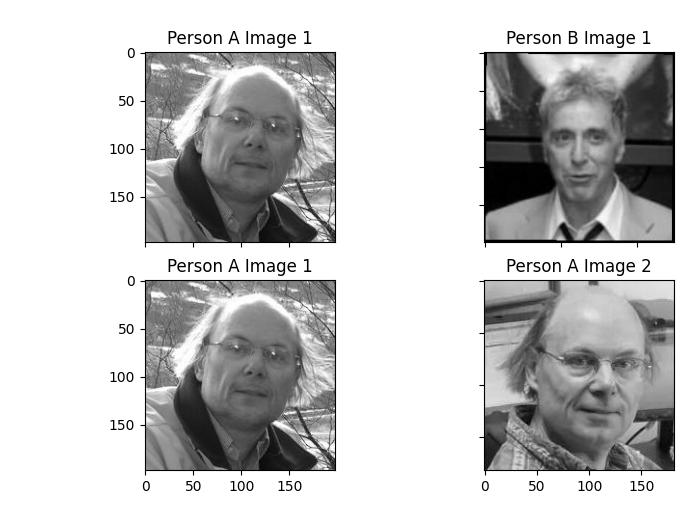
#> input picture docs/classes.png, 687 x 521 px, given in place of Al_Pacino_0001.jpg, which was not available
$ python visualizer.py
#> lines starting #> are read from the running program, lines starting #| are printed output that depends on the picture; pictures that were not available may be replaced by others from this repository, and a replacement may not be noted
import splitfolders as sf
import shutil
import os
import random
import tqdm
from PIL import Image
import matplotlib.pyplot as plt
import matplotlib.image as mpimg
import numpy as np


input_path = "./dataset/lfw2/lfw2/"
bjarne = "./docs/bjarne.jpeg"
person_A_im1 = mpimg.imread(input_path+"Al_Pacino/Al_Pacino_0001.jpg")
#> person_A_im1 is the input picture: shape (521, 687, 3) float32; min 0, max 1, mean 0.775
person_A_im2 = mpimg.imread(input_path+"Al_Pacino/Al_Pacino_0003.jpg")
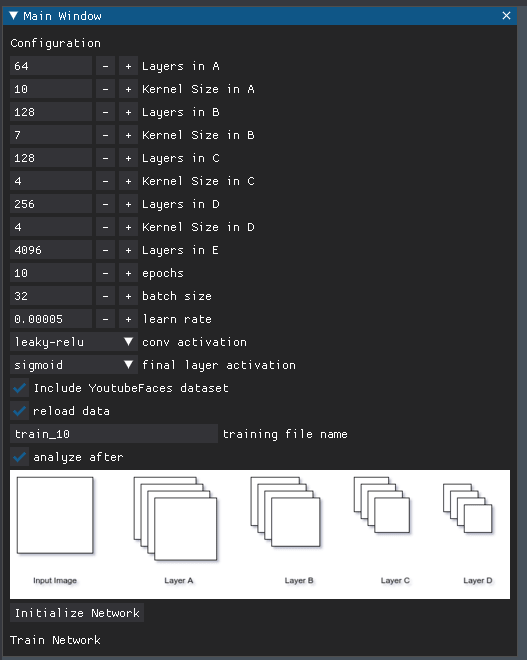
#> input picture docs/gui_1.png, 527 x 660 px, given in place of Al_Pacino_0003.jpg, which was not available
#> person_A_im2 is the input picture: shape (660, 527, 3) float32; mean R, G, B 0.318, 0.326, 0.336
person_B_im1 = mpimg.imread(input_path+"Aitor_Gonzalez/Aitor_Gonzalez_0001.jpg")
# person_B_im2 = mpimg.imread(input_path+"Aitor_Gonzalez/Aitor_Gonzalez_0002.jpg")
person_B_im2 = mpimg.imread(bjarne)
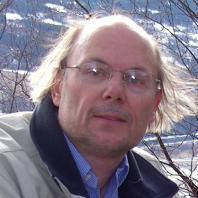
#> input picture docs/bjarne.jpeg, 198 x 198 px
#> person_B_im2 is the input picture: shape (198, 198, 3); mean R, G, B 134.1, 123.1, 136.7

image_2 = Image.open("./docs/bjarne_.jpg").convert("L")
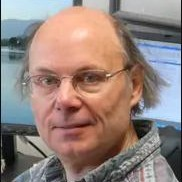
#> input picture docs/bjarne_.jpg, 182 x 182 px
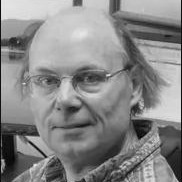
#> image_2: PIL image 182x182 L; min 1, max 234, mean 136
image_2 = image_2.transpose(Image.FLIP_LEFT_RIGHT)
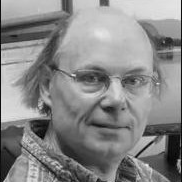
#> image_2: PIL image 182x182 L; min 1, max 234, mean 136
image = Image.open(bjarne).convert("L")
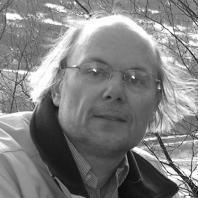
#> image: PIL image 198x198 L; min 6, max 255, mean 127.9
image_2.resize((105,105))
image.resize((105,105))
arr2 = np.asarray(image_2)
arr1 = np.asarray(image)

# plt.imshow(person_A_im2)

fig, axs = plt.subplots(2, 2)
axs[0, 0].imshow(arr1, cmap="gray", vmin=0, vmax=255)
axs[0, 0].set_title('Person A Image 1')
axs[0, 1].imshow(person_A_im1, cmap="gray", vmin=0, vmax=255)
axs[0, 1].set_title('Person B Image 1')
axs[1, 0].imshow(arr1, cmap="gray", vmin=0, vmax=255)
axs[1, 0].set_title('Person A Image 1')
axs[1, 1].imshow(arr2, cmap="gray", vmin=0, vmax=255)
axs[1, 1].set_title('Person A Image 2')
# for ax in axs.flat:
    # ax.set(xlabel='x-label', ylabel='y-label')

# Hide x labels and tick labels for top plots and y ticks for right plots.
for ax in axs.flat:
    ax.label_outer()
plt.show()
